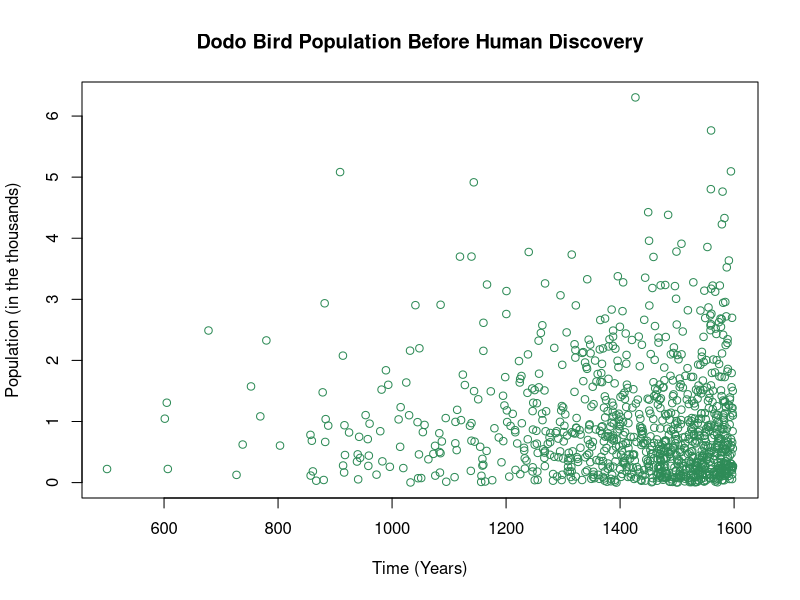

This figure's R source:
## ---- chunk 1
knitr::opts_chunk$set(echo = TRUE)
## ---- chunk 2


set.seed(2) #Determing the range for the predictor variables in an exponential distribution
ran <- (range(500,1598)) #year range before Dodo bird discovery in 1598
data <- rexp(1000,0.01) 
sdata <- data[order(-data)]
timeline <- (500 - 1598) * (sdata - min(sdata)) / (max(sdata) - min(sdata)) + 1598 

detFunc <- function(x,a,b){ #defining a linear deterministic function
  return(a + b*x)
}

neg.inv.link <- function(p){ #specifying inverse link function for an exponential distribution
  return(-p ** -1)
}


dodo_pop <- rexp(neg.inv.link(detFunc(timeline,1e12,1e13))) #simulating response variable (dodo bird population (in thousands))

plot(dodo_pop ~ timeline, xlab = "Time (Years)", ylab = "Population (in the thousands)", 
     main = "Dodo Bird Population Before Human Discovery", col = "seagreen")

myData <- data.frame("predictor" = timeline, "response" = dodo_pop)


